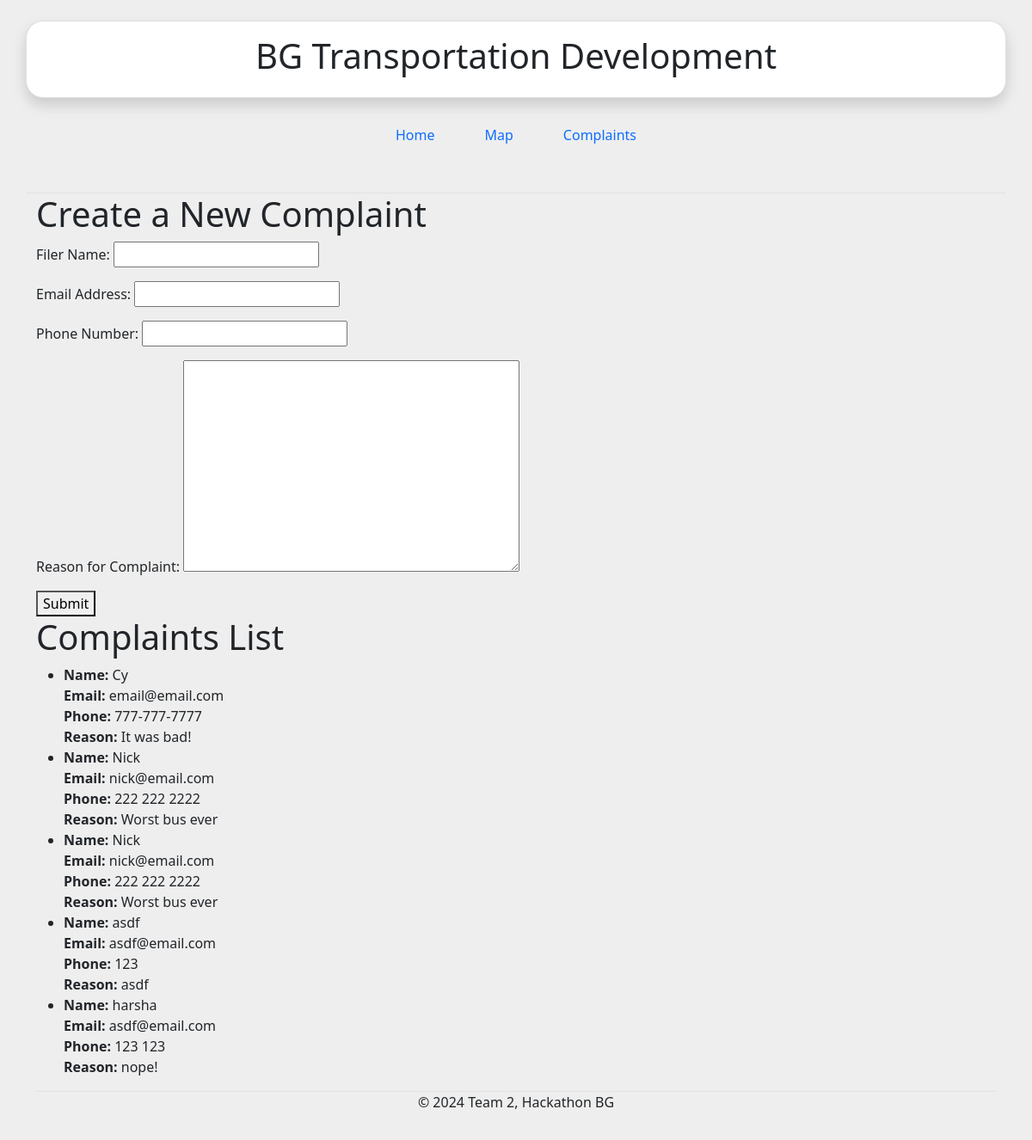
/complaints/, run on an earlier commit of the app's database.
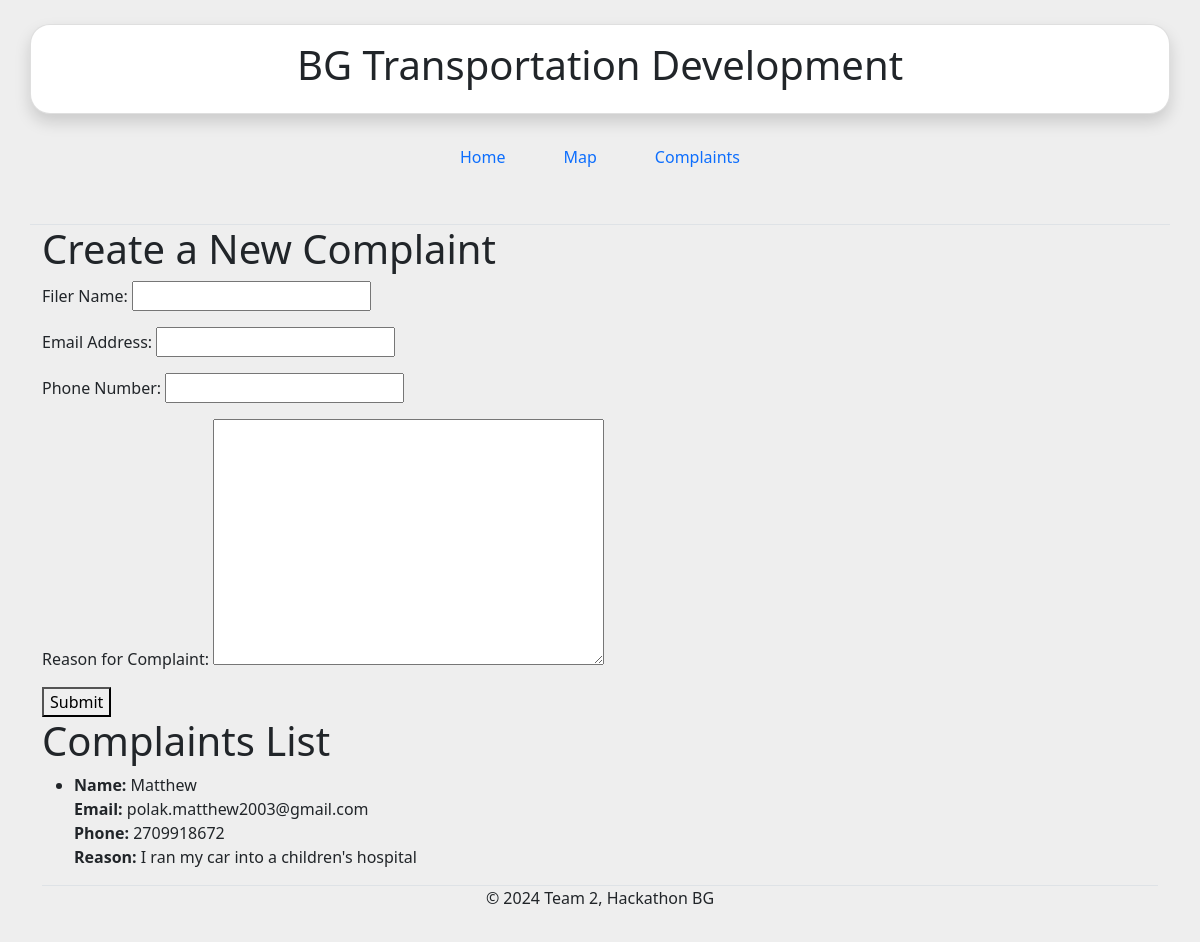
And on a later commit of the database.
### home/models.py (models this page shows, shortened)
class Complaint(models.Model):
    filer_name = models.CharField(max_length=100, verbose_name="Filer Name")
    email_address = models.EmailField(verbose_name="Email Address")
    phone_number = models.CharField(max_length=20, verbose_name="Phone Number")
    reason_for_complaint = models.TextField(verbose_name="Reason for Complaint")

### home/views.py (the view)
# urls.py: path('complaints/', complaint_view, name="complaints"),
def complaint_view(request):
    template = 'home/complaints.html'
    context = {}
    complaints = Complaint.objects.all()
    context['complaints'] = complaints
    form = ComplaintForm()
    if request.method == 'POST':
        form = ComplaintForm(request.POST)
    if form.is_valid():
        form.save()
        return redirect('complaints')  # Redirect to a new URL after posting
    else:
        form = ComplaintForm()  # An empty form instance for GET request
    context['form'] = form
    return render(request, template, context)

### home/forms.py
class ComplaintForm(forms.ModelForm):
    class Meta:
        model = Complaint
        fields = ['filer_name', 'email_address', 'phone_number', 'reason_for_complaint']

### home/templates/home/complaints.html (shortened to what this page needs)
{% extends 'home/base.html' %}
{% block content %}
<h1>Create a New Complaint</h1>
<form method="post">
    {{ form.as_p }}
    <button type="submit">Submit</button>
</form>
<h1>Complaints List</h1>
<ul>
    {% for complaint in complaints %}
        <li>
            <strong>Name:</strong> {{ complaint.filer_name }}<br>
            <strong>Email:</strong> {{ complaint.email_address }}<br>
            <strong>Phone:</strong> {{ complaint.phone_number }}<br>
            <strong>Reason:</strong> {{ complaint.reason_for_complaint }}
        </li>
    {% empty %}
        <li>No complaints found.</li>
    {% endfor %}
</ul>
{% endblock %}

### home/templates/home/base.html (shortened to what this page needs)
<!DOCTYPE html>
<html lang="en">
{% include 'home/header.html' %}
<body class="gradient">
    <div class="container">
        {% block content %}
        {% endblock %}
    </div>
</body>
{% include 'home/footer.html' %}
</html>

### home/templates/home/header.html (shortened to what this page needs)
<!DOCTYPE html>
<html lang="en">
<head>
    <link href="https://cdn.jsdelivr.net/npm/bootstrap@5.1.3/dist/css/bootstrap.min.css" rel="stylesheet">
</head>
<body>
    <div class="container border-bottom">
        <header class="mb-4 mt-4">
            <div class="row">
                <div class="card col-12 shadow" style="border-radius: 20px;">
                    <h1 class="py-3" style="text-align: center;">BG Transportation Development</h1>
                </div>
            </div>
            <div class="row">
                <div class="col-12">
                    <ul class="nav nav-pills justify-content-center py-3">
                        <li class="nav-item btn"><a href="{% url 'home' %}" class="nav-link" aria-current="page">Home</a></li>
                        <li class="nav-item btn"><a href="#" class="nav-link">Map</a></li>
                        <li class="nav-item btn"><a href="{% url 'complaints' %}" class="nav-link">Complaints</a></li>
                    </ul>
                </div>
            </div>
        </header>
    </div>
</body>
</html>

### home/templates/home/footer.html
<footer>
    <div class="container">
        <p class="nav justify-content-center border-top pb-3 mb-3">&copy; 2024 Team 2, Hackathon BG</p>
    </div>
</footer>

### home/templates/home/base.html (style rules this page uses)
.gradient { background-color: #eeeeee; */ }

What changed in the data, as far as the page shows it:
removed Complaint: filer_name "Nick", email_address "nick@email.com", phone_number "222 222 2222", reason_for_complaint "Worst bus ever"
removed Complaint: filer_name "Nick", email_address "nick@email.com", phone_number "222 222 2222", reason_for_complaint "Worst bus ever"
removed Complaint: filer_name "asdf", email_address "asdf@email.com", phone_number "123", reason_for_complaint "asdf"
removed Complaint: filer_name "harsha", email_address "asdf@email.com", phone_number "123 123", reason_for_complaint "nope!"
changed Complaint: filer_name "Cy" → "Matthew"; email_address "email@email.com" → "polak.matthew2003@gmail.com"; phone_number "777-777-7777" → "2709918672"; reason_for_complaint "It was bad!" → "I ran my car into a children's hospital"
